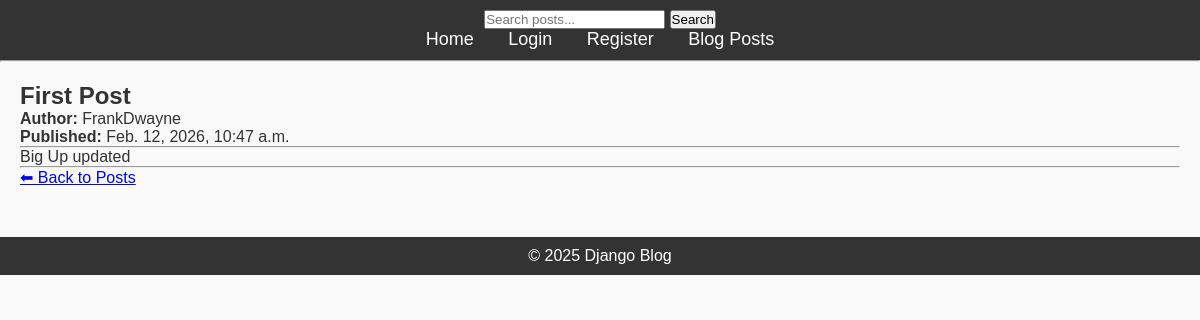
The app's page /post/1/ with its own data.
### blog/models.py (models this page shows, shortened)
class Post(models.Model):
    title = models.CharField(max_length=200)
    content = models.TextField()
    published_date = models.DateTimeField(auto_now_add=True)
    author = models.ForeignKey(User, on_delete=models.CASCADE ,related_name="posts")
    tags = TaggableManager(blank=True)

### blog/views.py (the view)
# urls.py: path("post/<int:pk>/", PostDetailView.as_view(), name="post_detail"),
class PostDetailView(DetailView):
    model = Post
    template_name = "blog/post_detail.html"
    context_object_name = "post"
    def get_context_data(self, **kwargs):
        context = super().get_context_data(**kwargs)
        context["comments"] = self.object.comments.all().order_by("-created_at")
        context["comment_form"] = CommentForm()
        return context

### blog/forms.py
class CommentForm(forms.ModelForm):
    class Meta:
        model = Comment
        fields = ["content"]
        widgets = {
            "content": forms.Textarea(attrs={"rows": 3, "placeholder": "Write your comment here..."})
        }

### blog/templates/blog/post_detail.html (shortened to what this page needs)
{% extends "blog/base.html" %}
{% block content %}
<h2>{{ post.title }}</h2>
<p><strong>Author:</strong> {{ post.author.username }}</p>
<p><strong>Published:</strong> {{ post.published_date }}</p>
<hr>
<p>{{ post.content }}</p>
<hr>
<a href="{% url 'posts' %}">⬅ Back to Posts</a>
{% endblock %}

### blog/static/css/styles.css (style rules this page uses)
* { margin: 0; padding: 0; box-sizing: border-box; }
body { font-family: Arial, sans-serif; background-color: #f9f9f9; color: #333; }

### records on screen
Post: title "First Post", author.username "FrankDwayne", published_date "Feb. 12, 2026, 10:47 a.m.", content "Big Up updated"
